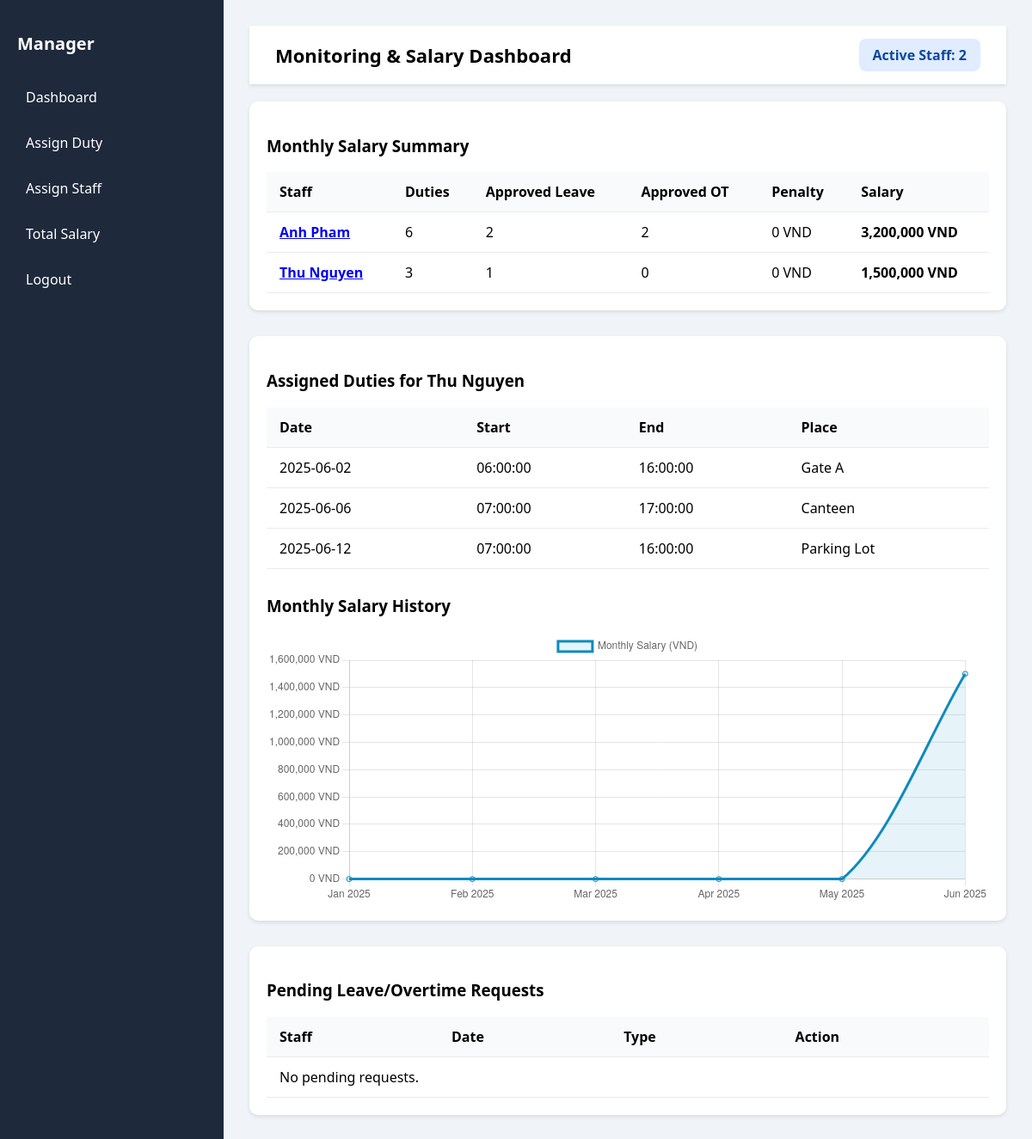
Before: /monitor.php?view_duties=6 (signed in) with the older database file.
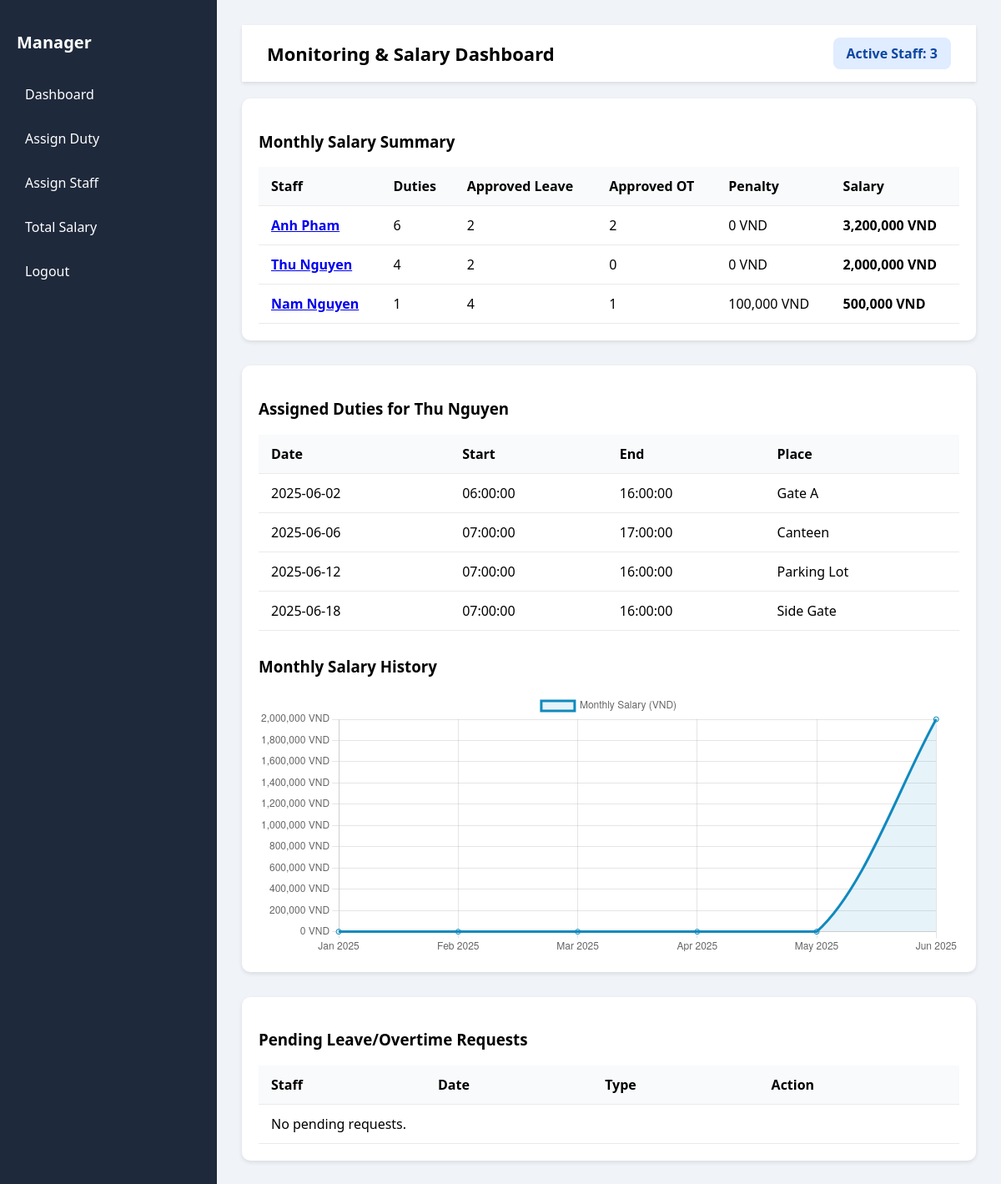
After: the same page with the newer database file.
### tables this page shows
CREATE TABLE `security_staff` (
  `id` int(11) NOT NULL,
  `identity_number` varchar(20) DEFAULT NULL,
  `name` varchar(100) DEFAULT NULL,
  `email` varchar(100) DEFAULT NULL,
  `password` varchar(255) DEFAULT NULL,
  `gender` varchar(10) DEFAULT NULL,
  `dob` date DEFAULT NULL,
  `manager_id` int(11) DEFAULT NULL
);

CREATE TABLE `duty` (
  `id` int(11) NOT NULL,
  `staff_id` int(11) DEFAULT NULL,
  `duty_date` date DEFAULT NULL,
  `start_time` time DEFAULT NULL,
  `end_time` time DEFAULT NULL,
  `place` varchar(100) DEFAULT NULL,
  `assigned_by` int(11) DEFAULT NULL
);

### monitor.php (the view, shortened to what this page needs)
<?php
include 'db.php';
$manager_id = $_SESSION['manager_id'];
$salary_per_duty = 500000;
$overtime_bonus = 100000;
$leave_penalty = 100000;
$max_allowed_leaves = 3;
$month = date('m');
$year = date('Y');
$selected_staff_id = isset($_GET['view_duties']) ? intval($_GET['view_duties']) : null;
$active_staff = $conn->query("SELECT COUNT(*) AS total FROM security_staff WHERE manager_id = $manager_id")->fetch_assoc()['total'];
?>
<!DOCTYPE html>
<html lang="en">
<head>
</head>
<body>
<div class="dashboard-container">
  <div class="sidebar">
    <h2>Manager</h2>
    <a href="monitor.php">Dashboard</a>
    <a href="create_duty.php">Assign Duty</a>
    <a href="assign_staff.php">Assign Staff</a>
    <a href="total_salary.php">Total Salary</a>
    <a href="logout.php">Logout</a>
  </div>
  <div class="dashboard">
    <div class="topbar">
      Monitoring & Salary Dashboard
      <div class="active-staff">Active Staff: <?= $active_staff ?></div>
    </div>
    <div class="section">
      <h3>Monthly Salary Summary</h3>
      <table>
        <tr>
          <th>Staff</th>
          <th>Duties</th>
          <th>Approved Leave</th>
          <th>Approved OT</th>
          <th>Penalty</th>
          <th>Salary</th>
        </tr>
        <?php
        $staff_result = $conn->query("SELECT id, name FROM security_staff WHERE manager_id = $manager_id");
        while ($staff = $staff_result->fetch_assoc()) {
            $id = $staff['id'];
            $name = $staff['name'];
            $duties = $conn->query("SELECT COUNT(*) AS total FROM duty WHERE staff_id = $id AND MONTH(duty_date) = $month AND YEAR(duty_date) = $year")->fetch_assoc()['total'];
            $approved_leaves = $conn->query("SELECT COUNT(*) AS total FROM leave_request WHERE staff_id = $id AND type='Leave' AND status='Approved' AND MONTH(leave_date) = $month AND YEAR(leave_date) = $year")->fetch_assoc()['total'];
            $approved_ot = $conn->query("SELECT COUNT(*) AS total FROM leave_request WHERE staff_id = $id AND type='Overtime' AND status='Approved' AND MONTH(leave_date) = $month AND YEAR(leave_date) = $year")->fetch_assoc()['total'];
            $duties_salary = $duties * $salary_per_duty;
            $ot_salary = $approved_ot * $overtime_bonus;
            $extra_leaves = max(0, $approved_leaves - $max_allowed_leaves);
            $penalty = $extra_leaves * $leave_penalty;
            $final_salary = $duties_salary + $ot_salary - $penalty;
            echo "<tr>
                    <td><a href='?view_duties=$id'><strong>$name</strong></a></td>
                    <td>$duties</td>
                    <td>$approved_leaves</td>
                    <td>$approved_ot</td>
                    <td>" . number_format($penalty) . " VND</td>
                    <td><strong>" . number_format($final_salary) . " VND</strong></td>
                  </tr>";
        }
        ?>
      </table>
    </div>
    <?php if ($selected_staff_id): ?>
      <div class="section">
        <?php
        $staff = $conn->query("SELECT name FROM security_staff WHERE id = $selected_staff_id")->fetch_assoc();
        echo "<h3>Assigned Duties for {$staff['name']}</h3>";
        $duties = $conn->query("SELECT duty_date, start_time, end_time, place FROM duty
                                WHERE staff_id = $selected_staff_id
                                ORDER BY duty_date ASC");
        if ($duties->num_rows > 0) {
            echo "<table>
                    <tr><th>Date</th><th>Start</th><th>End</th><th>Place</th></tr>";
            while ($d = $duties->fetch_assoc()) {
                echo "<tr>
                        <td>{$d['duty_date']}</td>
                        <td>{$d['start_time']}</td>
                        <td>{$d['end_time']}</td>
                        <td>{$d['place']}</td>
                      </tr>";
            }
            echo "</table>";
        } else {
            echo "<p>No duties assigned for this staff.</p>";
        }
        $labels = [];
        $salary_data = [];
        for ($i = 5; $i >= 0; $i--) {
            $m = date('m', strtotime("-$i months"));
            $y = date('Y', strtotime("-$i months"));
            $label = date('M Y', strtotime("-$i months"));
            $labels[] = $label;
            $duties = $conn->query("SELECT COUNT(*) AS total FROM duty WHERE staff_id = $selected_staff_id AND MONTH(duty_date) = $m AND YEAR(duty_date) = $y")->fetch_assoc()['total'];
            $leaves = $conn->query("SELECT COUNT(*) AS total FROM leave_request WHERE staff_id = $selected_staff_id AND type='Leave' AND status='Approved' AND MONTH(leave_date) = $m AND YEAR(leave_date) = $y")->fetch_assoc()['total'];
            $ots = $conn->query("SELECT COUNT(*) AS total FROM leave_request WHERE staff_id = $selected_staff_id AND type='Overtime' AND status='Approved' AND MONTH(leave_date) = $m AND YEAR(leave_date) = $y")->fetch_assoc()['total'];
            $salary = ($duties * $salary_per_duty) + ($ots * $overtime_bonus) - (max(0, $leaves - $max_allowed_leaves) * $leave_penalty);
            $salary_data[] = $salary;
        }
        $json_labels = json_encode($labels);
        $json_data = json_encode($salary_data);
        ?>
        <h3 style="margin-top: 30px;">Monthly Salary History</h3>
        <canvas id="salaryChart" width="400" height="150"></canvas>
      </div>
    <?php endif; ?>
    <div class="section">
      <h3>Pending Leave/Overtime Requests</h3>
      <table>
        <tr><th>Staff</th><th>Date</th><th>Type</th><th>Action</th></tr>
        <?php
        $pending = $conn->query("SELECT lr.id, ss.name, lr.leave_date, lr.type
                                 FROM leave_request lr
                                 JOIN security_staff ss ON lr.staff_id = ss.id
                                 WHERE lr.status = 'Pending' AND ss.manager_id = $manager_id
                                 ORDER BY lr.leave_date DESC");
        if ($pending->num_rows > 0) {
            while ($row = $pending->fetch_assoc()) {
                echo "<tr>
                        <td>{$row['name']}</td>
                        <td>{$row['leave_date']}</td>
                        <td>{$row['type']}</td>
                        <td>
                            <a class='action-link approve' href='update_leave.php?id={$row['id']}&status=Approved'>Approve</a>
                            <a class='action-link decline' href='update_leave.php?id={$row['id']}&status=Declined'>Decline</a>
                        </td>
                      </tr>";
            }
        } else {
            echo "<tr><td colspan='4'>No pending requests.</td></tr>";
        }
        ?>
      </table>
    </div>
  </div>
</div>
<?php if ($selected_staff_id): ?>
<script>
  const ctx = document.getElementById('salaryChart').getContext('2d');
  const salaryChart = new Chart(ctx, {
    type: 'line',
    data: {
      labels: <?= $json_labels ?>,
      datasets: [{
        label: 'Monthly Salary (VND)',
        data: <?= $json_data ?>,
        borderColor: '#108ABE',
        backgroundColor: 'rgba(16,138,190,0.1)',
        fill: true,
        tension: 0.3
      }]
    },
    options: {
      responsive: true,
      scales: {
        y: {
          beginAtZero: true,
          ticks: {
            callback: value => value.toLocaleString() + ' VND'
          }
        }
      }
    }
  });
</script>
<?php endif; ?>
</body>
</html>

### monitor.php (style rules this page uses)
body { margin: 0; font-family: "Segoe UI", sans-serif; background-color: #f0f4f8; }
.dashboard-container { display: flex; height: 100vh; }
.sidebar { width: 220px; background-color: #1e293b; color: white; padding: 20px; }
.sidebar h2 { font-size: 20px; margin-bottom: 30px; }
.sidebar a { color: white; text-decoration: none; margin-bottom: 15px; display: block; padding: 8px 10px; border-radius: 5px; }
.dashboard { flex: 1; padding: 30px; overflow-y: auto; }
.topbar { background-color: white; padding: 15px 30px; margin-bottom: 20px; font-size: 22px; font-weight: bold; box-shadow: 0 2px 4px rgba(0,0,0,0.1); display: flex; justify-content: space-between; align-items: center; }
.active-staff { font-size: 16px; color: #0d47a1; background-color: #e0ecff; padding: 8px 16px; border-radius: 8px; font-weight: bold; }
.section { background-color: white; border-radius: 10px; padding: 20px; box-shadow: 0 2px 5px rgba(0,0,0,0.1); margin-bottom: 30px; }
table { width: 100%; border-collapse: collapse; margin-top: 10px; }
th, td { padding: 12px 15px; text-align: left; border-bottom: 1px solid #eaeaea; }
th { background-color: #f8fafc; }

Changed rows visible on the page:
computed for security_staff "Thu Nguyen": duties "3" → "4"; approved_leaves "1" → "2"; final_salary "1,500,000" → "2,000,000"
added security_staff: name "Nam Nguyen", duties "1", approved_leaves "4", approved_ot "1", penalty "100,000", final_salary "500,000"
added duty: duty_date "2025-06-18", start_time "07:00:00", end_time "16:00:00", place "Side Gate"
Other visible differences:
$active_staff: "2" → "3"
chart data {{ $json_data }}: [0,0,0,0,0,1500000] → [0,0,0,0,0,2000000]
